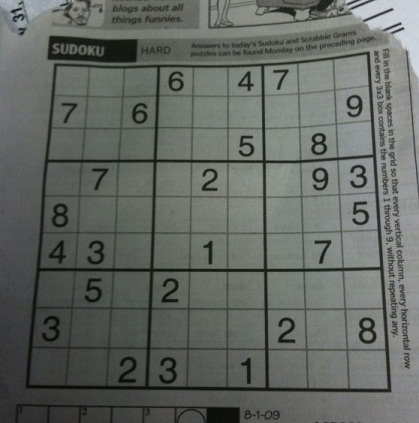
#> input picture Lab/lab06/sudoku-original.jpg, 419 x 423 px
$ python src_homework_01.py
#> lines starting #> are read from the running program, lines starting #| are printed output that depends on the picture; after the words box and inside, x2 and y2 are one past the last pixel; in counts of white or black regions, pixels touching at a corner belong together
# ============================== Import library ==============================
import cv2
import sys
import math
import cv2
import numpy as np

# ============================== Default value ==============================
path_image_sudoku = "sudoku-original.jpg"

# ============================== SuDoKu Grabber in OpenCV ==============================
image = cv2.imread(path_image_sudoku, 0)
#> image: shape (423, 419); min 5, max 218, mean 101.9
image = cv2.GaussianBlur(image, (3, 3), 0)

# pre-process
blank_image = np.zeros(image.shape, np.uint8)

blur_image = cv2.GaussianBlur(image, (11, 11), 0)
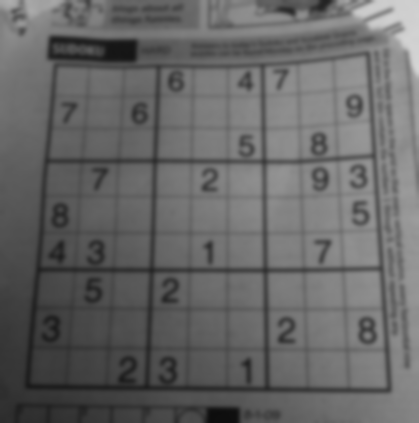
#> blur_image: shape (423, 419); min 13, max 213, mean 101.9

blank_image = cv2.adaptiveThreshold(
    blur_image, 255, cv2.ADAPTIVE_THRESH_MEAN_C, cv2.THRESH_BINARY, 5, 2)
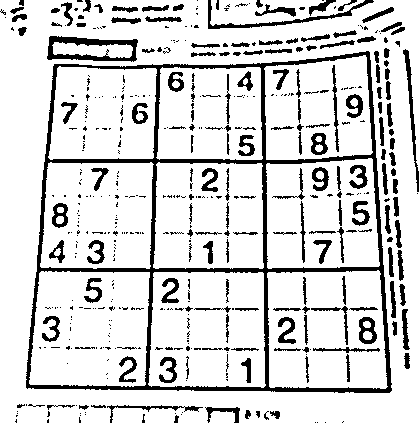
#> blank_image: shape (423, 419); 84.2% white; 472 black regions (301 under 20 px), largest, box (x1, y1, x2, y2) and area: (26, 51, 392, 393) 10249, (47, 36, 138, 62) 1013, (208, 0, 374, 29) 659

blank_image = cv2.bitwise_not(blank_image)

kernel = cv2.getStructuringElement(cv2.MORPH_CROSS, (3, 3))
blank_image = cv2.dilate(blank_image, kernel, iterations=1)
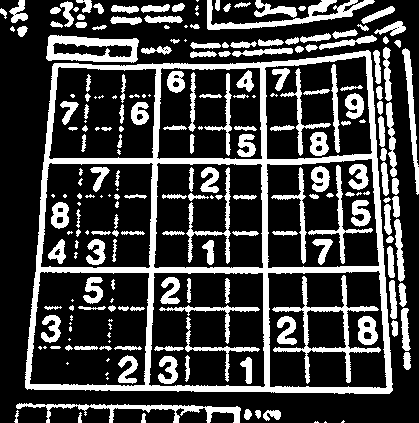
#> blank_image: shape (423, 419); 26% white; 225 white regions (51 under 20 px), largest, box (x1, y1, x2, y2) and area: (25, 50, 393, 394) 15380, (272, 275, 381, 384) 1736, (46, 35, 139, 63) 1422

# SuDoKu Grabber algorithm
count = 0
max = -1
maxPt = None
area = 0
for y in range(blank_image.shape[0]):
    for x in range(blank_image.shape[1]):
        if blank_image[y][x] > 128:
            area, _, _, xx = cv2.floodFill(blank_image,
                                           np.zeros((blank_image.shape[0] + 2,
                                                    blank_image.shape[1] + 2),
                                                    np.uint8),
                                           (x, y),
                                           64)
            if (area > max):
                max = area
                maxPt = (x, y)
#> after the loop, max = 15380; maxPt = (366, 50)

cv2.floodFill(blank_image,
              np.zeros((blank_image.shape[0] + 2,
                        blank_image.shape[1] + 2),
                       np.uint8),
              maxPt,
              255)
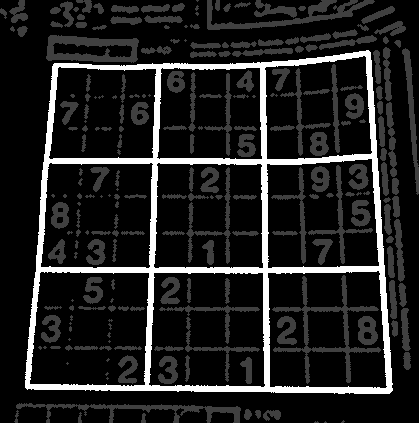
#> blank_image: shape (423, 419); min 0, max 255, mean 33.2

for y in range(blank_image.shape[0]):
    for x in range(blank_image.shape[1]):
        if blank_image[y][x] == 64 and x != maxPt[0] and y != maxPt[1]:
            cv2.floodFill(blank_image,
                          np.zeros((blank_image.shape[0] + 2,
                                    blank_image.shape[1] + 2),
                                   np.uint8),
                          (x, y),
                          0)
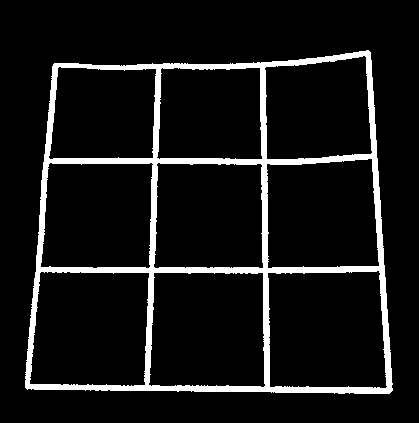
#> blank_image: shape (423, 419); 8.7% white; 1 white region, box (x1, y1, x2, y2) and area: (25, 50, 393, 394) 15380

blank_image = cv2.erode(blank_image, kernel)
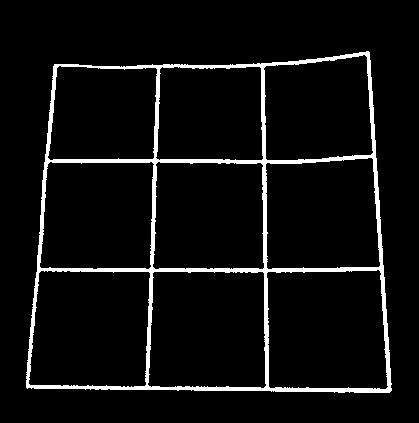
#> blank_image: shape (423, 419); 5.8% white; 1 white region, box (x1, y1, x2, y2) and area: (26, 51, 392, 393) 10256
blank_image = cv2.dilate(blank_image, kernel)
blank_image = cv2.erode(blank_image, kernel)

# show
cv2.imshow("result", blank_image)
cv2.waitKey(0)
cv2.destroyAllWindows()

# save
cv2.imwrite("image_homework_01.png", blank_image)


# ============================== End ==============================
